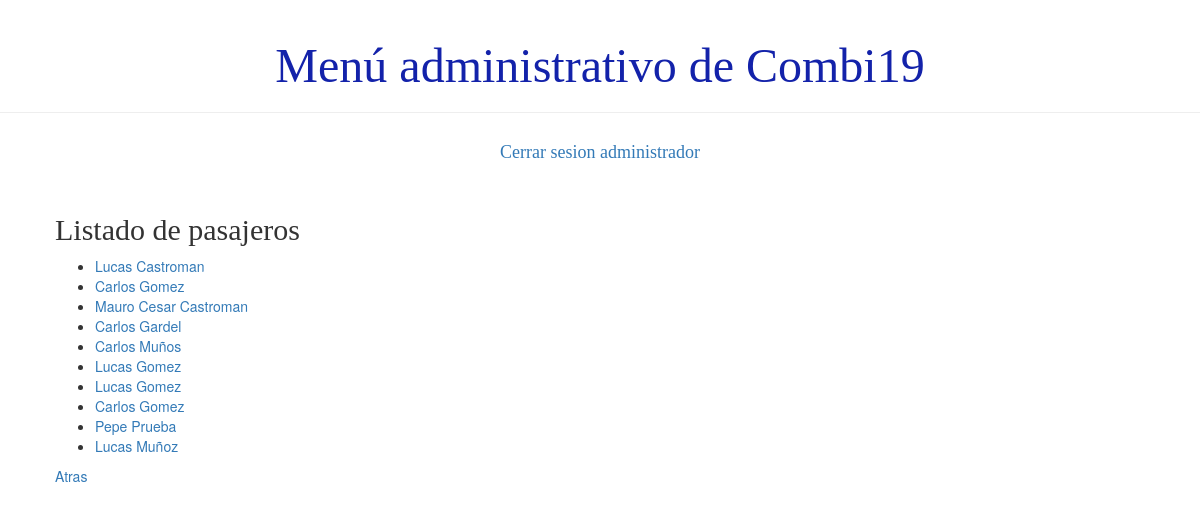
The page /usuario/listaPasajero (signed in) on the database its author committed.
### demo1/models.py (models this page shows)
class Persona(models.Model):
    usuario = models.ForeignKey('auth.User', on_delete=models.CASCADE)
    dni = models.IntegerField()
    telefono = models.BigIntegerField()
    activo = models.BooleanField(default=True)
    def __str__(self):
        return '%s %s' % (self.usuario.first_name, self.usuario.last_name)

class Pasajero(Persona):
    TIPOS_PLANES = (
        ('BASICO', 'BASICO'),
        ('GOLD', 'GOLD'),)
    tipo = models.CharField(max_length=6, choices=TIPOS_PLANES)
    fecha_de_nacimiento = models.DateField()

class Persona(models.Model):
    usuario = models.ForeignKey('auth.User', on_delete=models.CASCADE)
    dni = models.IntegerField()
    telefono = models.BigIntegerField()
    activo = models.BooleanField(default=True)
    def __str__(self):
        return '%s %s' % (self.usuario.first_name, self.usuario.last_name)

### demo1/views.py (the view)
# urls.py: path('usuario/listaPasajero', views.lisatdo_pasajero, name='listado_pasajero'),
def lisatdo_pasajero(request):
    pasajeros=Pasajero.objects.all()
    return render(request, 'demo1/listados/listado_pasajero.html', {'pasajeros':pasajeros})

### demo1/templates/demo1/listados/listado_pasajero.html
{% extends 'demo1/base.html' %}
{% block content %}
    <h2>Listado de pasajeros</h2>
    <div>
        <ul>
        {% for pasajero in pasajeros %}
            <li><a href="{% url 'detalle_pasajero' pk=pasajero.pk%}">{{ pasajero }}</a></li>
        {% endfor %}
        </ul>
    </div>
    <div><a href="{% url 'principal' %}">Atras</a></div>
{% endblock %}

### demo1/static/css/demo1.css (style rules this page uses)
h1, h2, h3, h4 { font-family: 'Lobster', cursive; }

### rows shown on the page
Pasajero: last_name "Lucas Castroman"
Pasajero: last_name "Carlos Gomez"
Pasajero: last_name "Mauro Cesar Castroman"
Pasajero: last_name "Carlos Gardel"
Pasajero: last_name "Carlos Muños"
Pasajero: last_name "Lucas Gomez"
Pasajero: last_name "Lucas Gomez"
Pasajero: last_name "Carlos Gomez"
Pasajero: last_name "Pepe Prueba"
Pasajero: last_name "Lucas Muñoz"
